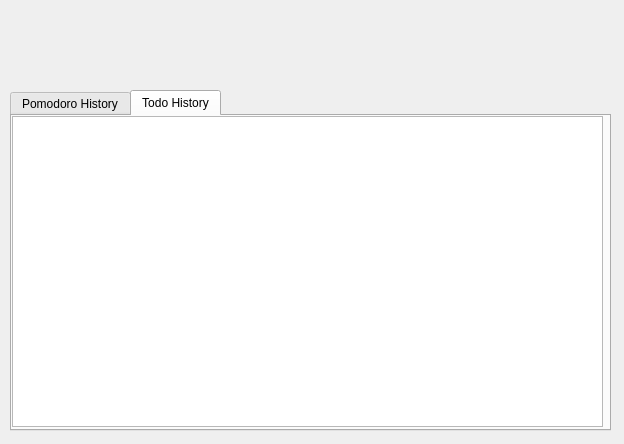
<?xml version="1.0" encoding="UTF-8"?>
<ui version="4.0">
 <class>HistoryView</class>
 <widget class="QWidget" name="HistoryView">
  <property name="geometry">
   <rect>
    <x>0</x>
    <y>0</y>
    <width>624</width>
    <height>444</height>
   </rect>
  </property>
  <property name="windowTitle">
   <string>History</string>
  </property>
  <widget class="QTabWidget" name="twHistoryDisplay">
   <property name="geometry">
    <rect>
     <x>10</x>
     <y>90</y>
     <width>601</width>
     <height>341</height>
    </rect>
   </property>
   <property name="currentIndex">
    <number>1</number>
   </property>
   <widget class="QWidget" name="tabPomodoroHistory">
    <attribute name="title">
     <string>Pomodoro History</string>
    </attribute>
    <widget class="QTreeView" name="lvPomodoroHistory">
     <property name="geometry">
      <rect>
       <x>0</x>
       <y>0</y>
       <width>591</width>
       <height>311</height>
      </rect>
     </property>
    </widget>
   </widget>
   <widget class="QWidget" name="todoHistory">
    <attribute name="title">
     <string>Todo History</string>
    </attribute>
    <widget class="QTreeView" name="lvTodoHistory">
     <property name="geometry">
      <rect>
       <x>0</x>
       <y>0</y>
       <width>591</width>
       <height>311</height>
      </rect>
     </property>
    </widget>
   </widget>
  </widget>
  <widget class="PickPeriodWidget" name="widgetPickPeriod" native="true">
   <property name="geometry">
    <rect>
     <x>9</x>
     <y>10</y>
     <width>371</width>
     <height>71</height>
    </rect>
   </property>
  </widget>
 </widget>
 <customwidgets>
  <customwidget>
   <class>PickPeriodWidget</class>
   <extends>QWidget</extends>
   <header>src/widgets/pickperiodwidget.h</header>
   <container>1</container>
  </customwidget>
 </customwidgets>
 <resources/>
 <connections/>
</ui>
